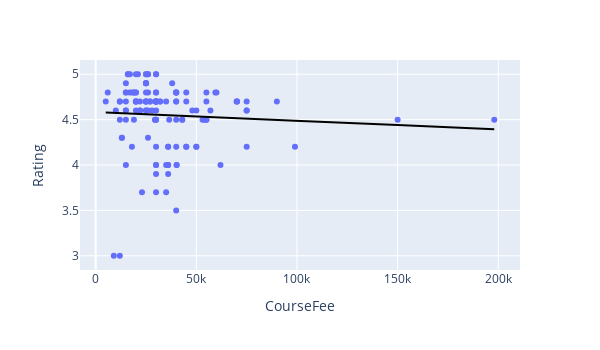

This figure's notebook cell:
### Markdown cell above
* **Visual**

### Code cell
plt.figure(figsize=(4, 3))
px.scatter(data, x='CourseFee', y='Rating', trendline='ols', trendline_color_override='black', width=600, height=350)

# data between two columns was shown in points in x & y axes

### Figure 1 — Plotly figure (JSON) as saved in the notebook; plotly's stock layout.template omitted (floating-point values rounded to 4 significant figures; data arrays with more than 128 entries replaced by an {"elided": "..."} marker saying what was removed)
{"data": [{"hovertemplate": "CourseFee=%{x}<br>Rating=%{y}<extra></extra>", "legendgroup": "", "marker": {"color": "#636efa", "symbol": "circle"}, "mode": "markers", "name": "", "orientation": "v", "showlegend": false, "type": "scatter", "x": {"elided": "217 int values"}, "xaxis": "x", "y": {"elided": "217 float values"}, "yaxis": "y"}, {"hovertemplate": "<b>OLS trendline</b><br>Rating = -9.53813e-07 * CourseFee + 4.58298<br>R<sup>2</sup>=0.004000<br><br>CourseFee=%{x}<br>Rating=%{y} <b>(trend)</b><extra></extra>", "legendgroup": "", "line": {"color": "black"}, "marker": {"color": "#636efa", "symbol": "circle"}, "mode": "lines", "name": "", "showlegend": false, "type": "scatter", "x": {"elided": "137 int values"}, "xaxis": "x", "y": {"elided": "137 float values"}, "yaxis": "y"}], "layout": {"height": 350, "legend": {"tracegroupgap": 0}, "margin": {"t": 60}, "width": 600, "xaxis": {"anchor": "y", "autorange": true, "domain": [0, 1], "range": [-7792.0, 210800.0], "title": {"text": "CourseFee"}, "type": "linear"}, "yaxis": {"anchor": "x", "autorange": true, "domain": [0, 1], "range": [2.843, 5.157], "title": {"text": "Rating"}, "type": "linear"}}}
